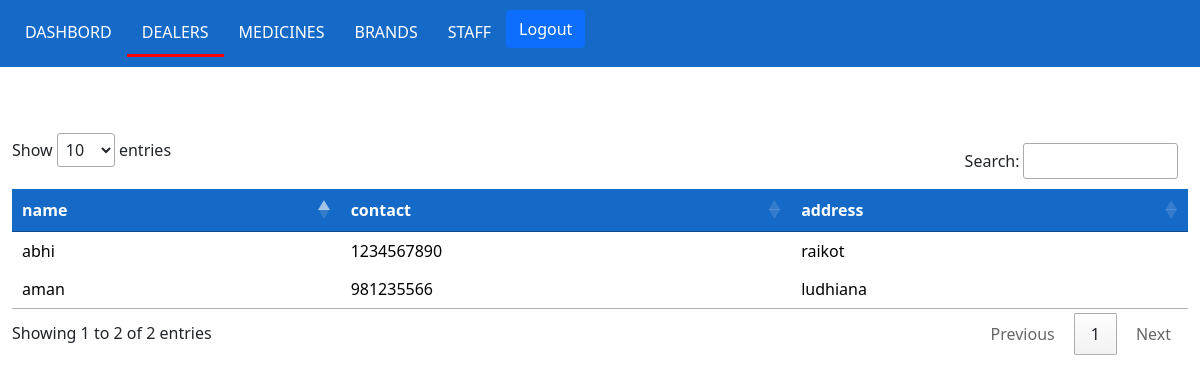
Before: /dealers (signed in) with the older database file.
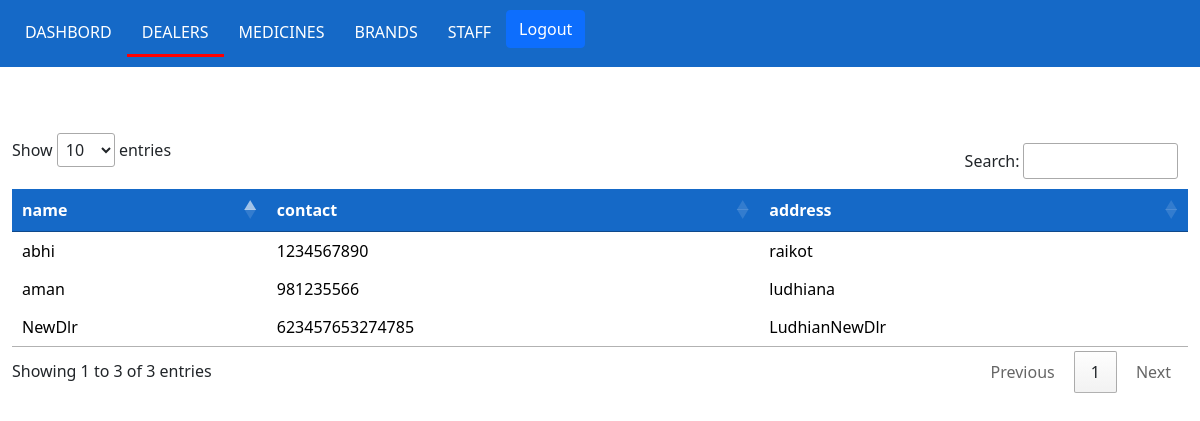
After: the same page with the newer database file.
### backstore/models.py (models this page shows, shortened)
class Dealer(models.Model):
	name = models.CharField(max_length=100)
	contact = models.IntegerField()
	address = models.CharField(max_length=200)

### backstore/views.py (the view)
# urls.py: path('dealers', views.dealers, name='dealers'),
def dealers(request):
	if not request.session.get('user_logged_in'):
		return redirect('/user')
	dealer = Dealer.objects.all()
	template = loader.get_template('dealers.html')
	data = {
		'dealers': dealer
	}
	return HttpResponse(template.render(data,request))

### backstore/templates/dealers.html (shortened to what this page needs)
{%extends 'layouts/master.html' %}
{% block content %}
	<table >
		<thead>
			<tr>
				<th>name</th>
				<th>contact</th>
				<th>address</th>
			</tr>
		</thead>
<tbody>
	{% for Dealer in dealers %}
		<tr>
			<td>{{ Dealer.name }}</td>
			<td>{{ Dealer.contact }}</td>
			<td>{{ Dealer.address }}</td>
		</tr>
		{% endfor %}
	</table>
{% endblock %}

Changed rows visible on the page:
added Dealer: name "NewDlr", contact "623457653274785", address "LudhianNewDlr"
Other visible differences:
text written by a page script: "Show entries Search: Showing 1 to 2 of 2 entries Previous 1 Next" → "Show entries Search: Showing 1 to 3 of 3 entries Previous 1 Next"
